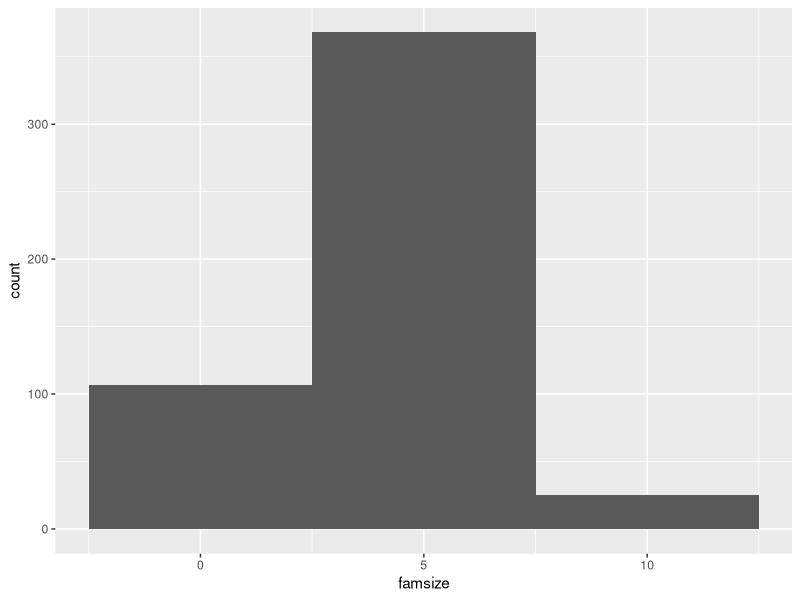
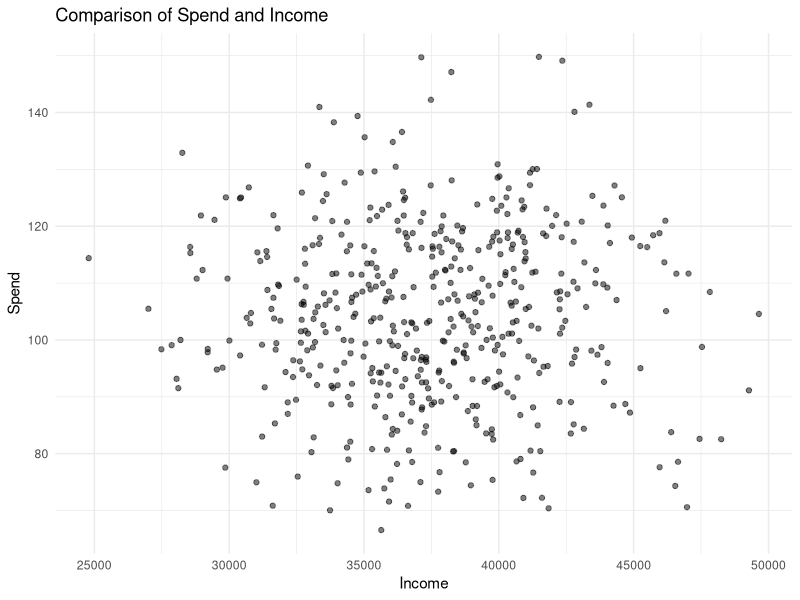

Write R code to recreate these figures, in order.
## ---- chunk 1
library(ggplot2)
spend <- rnorm(500,105,15.75 )
qtime <-rpois(500, 7)
famsize <-rpois(500,4)
store <- sample(1:3, 500, replace="TRUE")
shoptype <- rbinom(500, 3, 0.14)
income <-rnorm(500,38000,4500)

weeklyshop <-data.frame (spend,qtime,famsize,store,shoptype,income)
head(weeklyshop)
## ---- chunk 2

### These are quantitative variable
summary(weeklyshop$spend)
summary(weeklyshop$qtime)
summary(weeklyshop$famsize)
summary(weeklyshop$income)

### These are categorical variable
store_counts <- table(weeklyshop$store)
print(store_counts)
shop_counts <- table(weeklyshop$shoptype)
print(store_counts)
### We see that there are maximum(195) stores of type rural and minimum(148) stores of type citycentre.
### Also, there are maximum (309) of type instore shop and minimum (22) of type online home delivery 
## ---- chunk 3
qplot(famsize, data = weeklyshop,ylab="count",binwidth = 5)
### The x-axis represents the different family sizes. 
### The y-axis represents the count of occurrences for each family size. 
### The histogram shows the distribution of family sizes in the weeklyshop data. 
### The binwidth is set to 5, indicating that each bar represents a range of five family sizes.
### The plot helps visualize how common different family sizes are in the dataset.
## ---- chunk 4
ggplot(weeklyshop, aes(x = income, y = spend)) +
  geom_point(alpha = 0.5) +  # Add points with some transparency
  ggtitle("Comparison of Spend and Income") +
  xlab("Income") +
  ylab("Spend") +
  theme_minimal()
### We have income on the x-axis and spend on the y-axis. Each point represents an observation in the dataset.
### We use alpha to add transparency to the points, making it easier to see areas with higher point density.
### We can infer that there is no linear relationship between income and spend. People with estimated household income 40000 tend to spend around 125 and above just like others with income 50000.
## ---- chunk 5
### Hypothesis Test- 
anova_test <- aov(spend ~ income, data = weeklyshop)
summary(anova_test)
## Conclusion: Since the Pr (>F) is more than 0.05, it can be concluded that there is a significant positive difference in the income and spending level of amount, i.e., greater the income, greater the spending.
## ---- chunk 6
# Correlation between income and spend
anova_test <- aov(spend ~ income, data = weeklyshop)
summary(anova_test)
